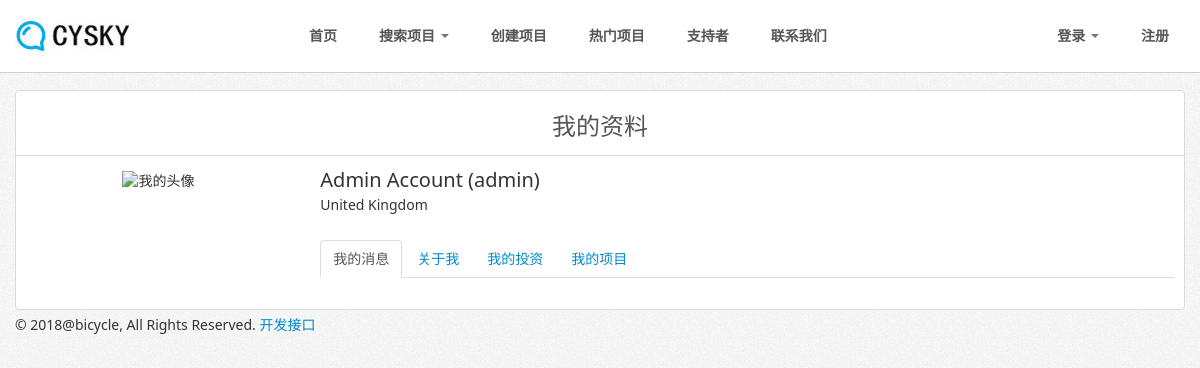
/profile.php?username=admin, run on the app's committed database.
### tables this page shows
CREATE TABLE IF NOT EXISTS `users` (
  `id` int(11) NOT NULL AUTO_INCREMENT,
  `user_id` bigint(11) NOT NULL,
  `first_name` varchar(100) NOT NULL,
  `last_name` varchar(100) NOT NULL,
  `gender` enum('Male','Female') NOT NULL,
  `username` varchar(20) NOT NULL,
  `password` varchar(128) NOT NULL,
  `email` varchar(255) NOT NULL,
  `activated` enum('0','1') NOT NULL DEFAULT '1',
  `suspended` enum('0','1') NOT NULL DEFAULT '0',
  `date_created` datetime NOT NULL,
  `last_login` datetime NOT NULL,
  `signup_ip` varchar(255) NOT NULL,
  `last_ip` varchar(255) NOT NULL,
  `country` varchar(255) NOT NULL,
  `staff` enum('0','1') NOT NULL DEFAULT '0',
  `whitelist` enum('0','1') NOT NULL DEFAULT '0',
  `ip_whitelist` text NOT NULL,
  `credit` bigint(20) unsigned NOT NULL,
  `banked_credit` bigint(20) unsigned NOT NULL,
  `investments_made` bigint(20) unsigned NOT NULL,
  `amount_invested` bigint(20) unsigned NOT NULL,
  `oauth_provider` enum('0','1') NOT NULL DEFAULT '0',
  `oauth_uid` text NOT NULL,
  PRIMARY KEY (`id`)
);

### includes/classes/database.class.php (called while the page is built, shortened)
<?php
class MySQLDatabase {
	private $connection;
	private $magic_quotes_active;
	private $real_escape_string_exists;
    function __construct() {
		$this->magic_quotes_active = get_magic_quotes_gpc();
		$this->real_escape_string_exists = function_exists( "mysql_real_escape_string" );
    }
	public function open_connection() {
		$this->connection = mysqli_connect(DB_SERVER, DB_USER, DB_PASS, DB_NAME);
		mysqli_query($this->connection, 'SET NAMES utf8');
	}
	public function query($sql) {
		$result = mysqli_query($this->connection, $sql);
		return $result;
	}
	public function escape_value( $value ) {
		if( $this->real_escape_string_exists ) {
			$value = mysqli_real_escape_string($this->connection, $value);
		} else {
			if( !$this->magic_quotes_active ) { $value = addslashes( $value ); }
		}
		return $value;
	}
   public function fetch_array($result_set) {
    return mysqli_fetch_array($result_set);
   }
}
$database = new MySQLDatabase();

### includes/classes/functions.class.php (called while the page is built, shortened)
<?php
require_once("database.class.php");
function clean_value($value){
	global $database;
  static $php525;
  if (!isset($php525)) {
    $php525 = version_compare(PHP_VERSION, '5.2.5', '>=');
  }
  $text = $database->escape_value(trim($value));
  if ($php525) {
    $text = htmlspecialchars($text, ENT_QUOTES, 'UTF-8');
  }
  return (preg_match('/^./us', $text) == 1) ? htmlspecialchars($text, ENT_QUOTES, 'UTF-8') : '';
}

### includes/classes/user.class.php (called while the page is built, shortened)
<?php
class User {
	protected static $table_name="users";
	protected static $db_fields = array('id', 'user_id', 'first_name', 'last_name', 'gender', 'username', 'password', 'email', 'user_level', 'primary_group', 'activated', 'suspended', 'date_created', 'last_login', 'account_lock', 'signup_ip', 'last_ip', 'country', 'whitelist', 'ip_whitelist', 'credit', 'banked_credit', 'staff', 'investments_made', 'amount_invested', 'invited_by', 'created', 'expires', 'expiry_date', 'level_id', 'level_name', 'auto', 'datetime', 'ip_address', 'name', 'qty', 'status', 'redirect_page', 'access_time', 'time_type', 'amount', 'created', 'timed_access', 'expiry_date', 'expires', 'package_name','message','profile_picture','type','task','amount','options','credits','description');
	public static function find_profile_data($data, $target) {
    $result_array = self::find_by_sql("SELECT user_id,username,first_name,last_name,country FROM ".self::$table_name." WHERE {$target} = '{$data}' LIMIT 1");
		return !empty($result_array) ? array_shift($result_array) : false;
   }
  	public static function find_by_sql($sql="") {
    global $database;
    $result_set = $database->query($sql);
    $object_array = array();
    while ($row = $database->fetch_array($result_set)) {
      $object_array[] = self::instantiate($row);
    }
    return $object_array;
    }
	private static function instantiate($record) {
    	$object = new self;
		foreach($record as $attribute=>$value){
		  if($object->has_attribute($attribute)) {
		    $object->$attribute = $value;
		  }
		}
		return $object;
	}
	private function has_attribute($attribute) {
	  return array_key_exists($attribute, $this->attributes());
	}
	protected function attributes() {
	  $attributes = array();
	  foreach(self::$db_fields as $field) {
	    if(property_exists($this, $field)) {
	      $attributes[$field] = $this->$field;
	    }
	  }
	  return $attributes;
	}
}

### includes/classes/profile.class.php (called while the page is built, shortened)
<?php
class Profile {
	protected static $table_name="profile";
  	public static function find_by_id($id=0) {
    $result_array = self::find_by_sql("SELECT * FROM ".self::$table_name." WHERE user_id={$id} LIMIT 1");
		return !empty($result_array) ? array_shift($result_array) : false;
   }
  	public static function find_by_sql($sql="") {
    global $database;
    $result_set = $database->query($sql);
    $object_array = array();
    return $object_array;
   }
}

### profile.php (the view, shortened to what this page needs)
<?php require_once("includes/inc_files.php");
if(isset($_GET['username'])){
	$username = clean_value($_GET['username']);
	$user_data = User::find_profile_data($username, "username");
	$profile_data = Profile::find_by_id($user_data->user_id);
} else {
	redirect_to("profiles.php");
}
?>
<?php $page_title = "我的资料"; require_once("includes/themes/".THEME_NAME."/header.php"); ?>
<div class="title">
	<h1><?php echo $page_title; ?></h1>
</div>
	<div class="row-fluid">
		<div class="span3 center">
			<?php if($profile_data->profile_picture == "male.jpg" || $profile_data->profile_picture == "female.jpg"){ ?>
			<img src="assets/img/profile/<?php echo $profile_data->profile_picture; ?>" alt="Profile Picture">
			<?php } else { ?>
			<img src="assets/img/profile/<?php echo $profile_data->user_id."/".$profile_data->profile_picture; ?>" alt="我的头像">
			<?php } ?>
			<br /><br />
		</div>
		<div class="span9">
			<label style="font-size: 20px;"><?php echo $user_data->first_name." ".$user_data->last_name." (".$user_data->username.")"; ?></label>
			<label><?php echo $user_data->country; ?></label>
			<br />
			<ul id="myTab" class="nav nav-tabs">
				<li class="active"><a href="#wall" data-toggle="tab">我的消息</a></li>
				<li class=""><a href="#about_me" data-toggle="tab">关于我</a></li>
				<li class=""><a href="#investments" data-toggle="tab">我的投资</a></li>
				<li class=""><a href="#projects" data-toggle="tab">我的项目</a></li>
			</ul>
			<div id="myTabContent" class="tab-content">
			</div>
		</div>
	</div>
<?php require_once("includes/themes/".THEME_NAME."/footer.php"); ?>

### includes/themes/mds_light/css/main.css (style rules this page uses)
body { margin: 90px 0 0 0 !important; background: white url('../img/bgnoise.png') repeat; }
#content .title { text-align: center; border-bottom: 1px solid #dadada; margin: 0px -10px 14px; color: #565656; }
#content .title h1 { font-size: 24px; line-height: 30px; margin-bottom: 14px; }
.center { text-align: center; float: center; }

### includes/global/css/custom.css (style rules this page uses)
.center { text-align: center; }

### data on the page
users: first_name "Admin", last_name "Account", username "admin", country "United Kingdom"

### other printed values
$page_title "我的资料"
